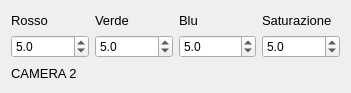
     <widget class="QWidget" name="layoutWidget">
      <property name="geometry">
       <rect>
        <x>32</x>
        <y>373</y>
        <width>351</width>
        <height>93</height>
       </rect>
      </property>
      <layout class="QGridLayout" name="gridLayout_11">
       <item row="0" column="0">
        <widget class="QLabel" name="label_30">
         <property name="font">
          <font>
           <pointsize>10</pointsize>
          </font>
         </property>
         <property name="text">
          <string>Rosso</string>
         </property>
        </widget>
       </item>
       <item row="0" column="1">
        <widget class="QLabel" name="label_31">
         <property name="font">
          <font>
           <pointsize>10</pointsize>
          </font>
         </property>
         <property name="text">
          <string>Verde</string>
         </property>
        </widget>
       </item>
       <item row="0" column="2">
        <widget class="QLabel" name="label_32">
         <property name="font">
          <font>
           <pointsize>10</pointsize>
          </font>
         </property>
         <property name="text">
          <string>Blu</string>
         </property>
        </widget>
       </item>
       <item row="0" column="3">
        <widget class="QLabel" name="label_33">
         <property name="font">
          <font>
           <pointsize>10</pointsize>
          </font>
         </property>
         <property name="text">
          <string>Saturazione</string>
         </property>
        </widget>
       </item>
       <item row="1" column="0">
        <widget class="QDoubleSpinBox" name="rr_2">
         <property name="decimals">
          <number>1</number>
         </property>
         <property name="minimum">
          <double>0.100000000000000</double>
         </property>
         <property name="maximum">
          <double>99.000000000000000</double>
         </property>
         <property name="singleStep">
          <double>0.100000000000000</double>
         </property>
         <property name="value">
          <double>5.000000000000000</double>
         </property>
        </widget>
       </item>
       <item row="1" column="1">
        <widget class="QDoubleSpinBox" name="vv_2">
         <property name="decimals">
          <number>1</number>
         </property>
         <property name="minimum">
          <double>0.100000000000000</double>
         </property>
         <property name="maximum">
          <double>99.000000000000000</double>
         </property>
         <property name="singleStep">
          <double>0.100000000000000</double>
         </property>
         <property name="value">
          <double>5.000000000000000</double>
         </property>
        </widget>
       </item>
       <item row="1" column="2">
        <widget class="QDoubleSpinBox" name="bb_2">
         <property name="decimals">
          <number>1</number>
         </property>
         <property name="minimum">
          <double>0.100000000000000</double>
         </property>
         <property name="maximum">
          <double>99.000000000000000</double>
         </property>
         <property name="singleStep">
          <double>0.100000000000000</double>
         </property>
         <property name="value">
          <double>5.000000000000000</double>
         </property>
        </widget>
       </item>
       <item row="1" column="3">
        <widget class="QDoubleSpinBox" name="ss_2">
         <property name="decimals">
          <number>1</number>
         </property>
         <property name="minimum">
          <double>0.100000000000000</double>
         </property>
         <property name="maximum">
          <double>99.000000000000000</double>
         </property>
         <property name="singleStep">
          <double>0.100000000000000</double>
         </property>
         <property name="value">
          <double>5.000000000000000</double>
         </property>
        </widget>
       </item>
       <item row="2" column="0">
        <widget class="QLabel" name="label_35">
         <property name="font">
          <font>
           <pointsize>10</pointsize>
          </font>
         </property>
         <property name="text">
          <string>CAMERA 2</string>
         </property>
        </widget>
       </item>
      </layout>
     </widget>
